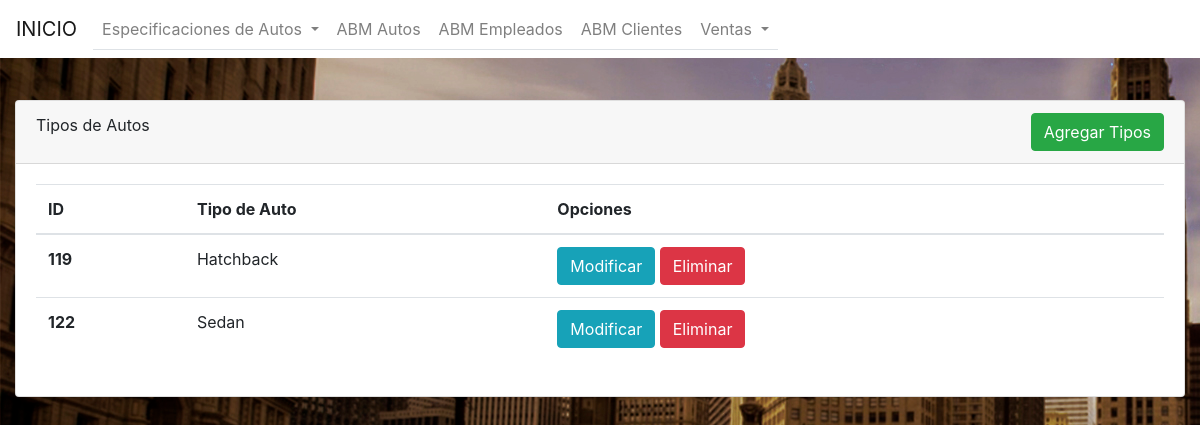
Page /tipos_autos_index.php on the committed database.
### tables this page shows
CREATE TABLE `tipo_auto` (
  `id` int(40) NOT NULL,
  `tipo_auto` varchar(45) NOT NULL
);

### tipos_autos_index.php (the view, shortened to what this page needs)
<!DOCTYPE html>
<html lang="en">
<head>
    <link rel="stylesheet" href="https://stackpath.bootstrapcdn.com/bootstrap/4.5.0/css/bootstrap.min.css">
    <nav class="navbar fixed-top navbar-expand-lg navbar-light bg-white">
        <a class="navbar-brand" href="index.php">INICIO</a>
        <div class="collapse navbar-collapse" id="navbarNav">
            <ul class="navbar-nav nav-tabs">
                <li class="nav-item dropdown">
                    <a class="nav-link dropdown-toggle" href="#" id="navbarDropdown" role="button" data-toggle="dropdown" aria-haspopup="true" aria-expanded="false">
                        Especificaciones de Autos
                    </a>
                </li>
                <li class="nav-item">
                    <a class="nav-link" href="autos_index.php">ABM Autos</a>
                </li>
                <li class="nav-item">
                    <a class="nav-link" href="empleado_index.php">ABM Empleados</a>
                </li>
                <li class="nav-item">
                    <a class="nav-link" href="cliente_index.php">ABM Clientes</a>
                </li>
                <li class="nav-item dropdown">
                    <a class="nav-link dropdown-toggle" href="#" id="navbarDropdown" role="button" data-toggle="dropdown" aria-haspopup="true" aria-expanded="false">
                        Ventas
                    </a>
                </li>
            </ul>
        </div>
    </nav>
</head>
<body style="background-image: url(background.jpg);">
    <div class="container-fluid" style="margin-top: 100px;">
        <div class="row justify-content-center">
            <div class="col">
                <div class="card">
                    <div class="card-header">
                        Tipos de Autos
                        <a href="autos_tipos_form.php">
                            <button type="button" class="btn btn-success float-right">Agregar Tipos</button>
                        </a>
                    </div>
                    <div class="card-body">
                        <table class="table">
                            <thead>
                                <tr>
                                    <th scope="col">ID</th>
                                    <th scope="col">Tipo de Auto</th>
                                    <th scope="col">Opciones</th>
                                </tr>
                            </thead>
                            <tbody>
                                <?php
                                $conexion = mysqli_connect("localhost", "root", "", "concesionario") or die("Problemas con la conexión hacia la db.");
                                $registros = mysqli_query($conexion, "SELECT *
                          FROM tipo_auto") or die("Problemas en el select:" . mysqli_error($conexion));
                                while ($reg =  mysqli_fetch_assoc($registros)) {
                                ?>
                                    <tr>
                                        <th scope="row"><?php echo $reg['id']; ?></th>
                                        <td><?php echo $reg['tipo_auto']; ?></td>
                                        <td>
                                            <a href="autos_tipos_form_edit.php?id=<?php echo $reg['id'] ?>"><button type="button" class="btn btn-info">Modificar</button></a>
                                            <a href="tipos_autos_index.php?borrar=<?php echo $reg['id'] ?>"><button type="button" name="borrar" class="btn btn-danger">Eliminar</button></a>
                                        </td>
                                    </tr>
                                <?php
                                }
                                ?>
                            </tbody>
                        </table>
                    </div>
                </div>
            </div>
        </div>
    </div>
</body>
</html>

### rows in the picture
tipo_auto: id "119", tipo_auto "Hatchback"
tipo_auto: id "122", tipo_auto "Sedan"
